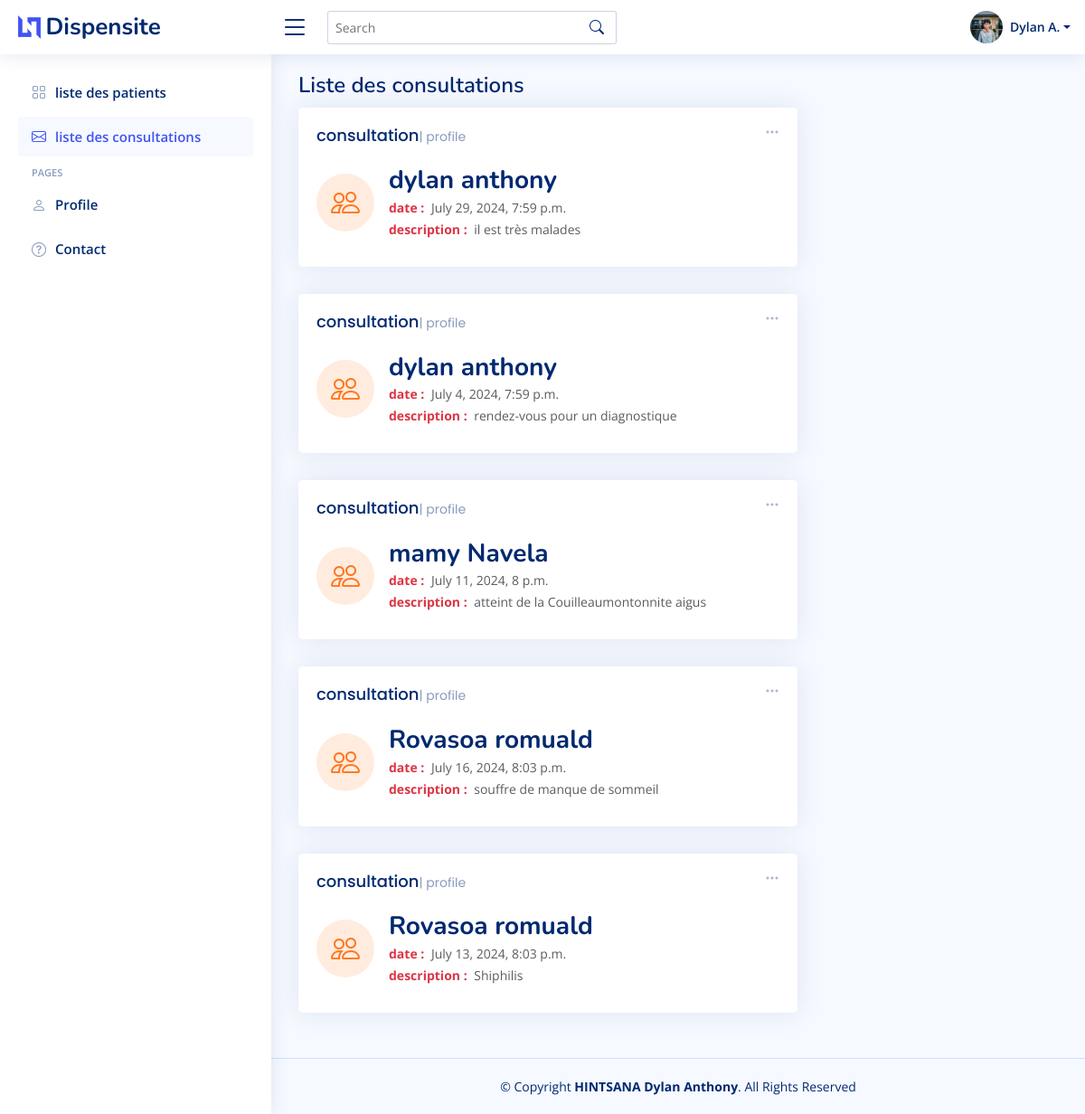
Page /conslist/ on the committed database.
### myapp/models.py (models this page shows)
class consultation(models.Model):
    date = models.DateTimeField(default = datetime.now,blank = True)
    idpatient = models.ForeignKey(patient,on_delete=models.CASCADE)
    description = models.CharField(max_length = 10000)

class patient(models.Model):
    name= models.CharField(max_length =100)
    job= models.CharField(max_length =100)
    contact = models.CharField(max_length = 14,default = "")

### myapp/views.py (the view)
# urls.py: path('conslist/', views.conslist, name='conslist'),
def conslist(request):
    liste = consultation.objects.all()
    if request.method =='POST':
        liste = [i for i in liste if request.POST['rech'] in i.idpatient.name]
    context = {
        'consliste':liste
    }
    return render(request,'consultationliste.html',context)

### templates/consultationliste.html (shortened to what this page needs)
{% load static %}
<!DOCTYPE html>
<html lang="en">
<head>
  <link href="{% static 'assets/vendor/bootstrap/css/bootstrap.min.css' %}" rel="stylesheet">
  <link href="{% static 'assets/vendor/bootstrap-icons/bootstrap-icons.cs' %}s" rel="stylesheet">
  <link href="{% static 'assets/vendor/boxicons/css/boxicons.min.css' %}" rel="stylesheet">
  <link href="{% static 'assets/vendor/quill/quill.snow.css' %}" rel="stylesheet">
  <link href="{% static 'assets/vendor/quill/quill.bubble.css' %}" rel="stylesheet">
  <link href="{% static 'assets/vendor/remixicon/remixicon.css' %}" rel="stylesheet">
  <link href="{% static 'assets/vendor/simple-datatables/style.css' %}" rel="stylesheet">
  <link href="{% static 'assets/css/style.css' %}" rel="stylesheet">
</head>
<body>
  <header id="header" class="header fixed-top d-flex align-items-center">
    <div class="d-flex align-items-center justify-content-between">
      <a href="index.html" class="logo d-flex align-items-center">
        <img src="{% static 'assets/img/logo.png' %}" alt="">
        <span class="d-none d-lg-block">Dispensite</span>
      </a>
      <i class="bi bi-list toggle-sidebar-btn"></i>
    </div>
    <div class="search-bar">
      <form class="search-form d-flex align-items-center" method="POST" action="#">
        <input type="text" name="rech" placeholder="Search" title="Enter search keyword">
        <button type="submit" title="Search"><i class="bi bi-search"></i></button>
      </form>
    </div>
    <nav class="header-nav ms-auto">
      <ul class="d-flex align-items-center">
        <li class="nav-item dropdown pe-3">
          <a class="nav-link nav-profile d-flex align-items-center pe-0" href="#" data-bs-toggle="dropdown">
            <img src="{% static 'assets/img/profil.jpg' %}" alt="Profile" class="rounded-circle">
            <span class="d-none d-md-block dropdown-toggle ps-2">Dylan A.</span>
          </a>
        </li>
      </ul>
    </nav>
  </header>
  <aside id="sidebar" class="sidebar">
    <ul class="sidebar-nav" id="sidebar-nav">
      <li class="nav-item">
        <a class="nav-link collapsed" href="/">
          <i class="bi bi-grid"></i>
          <span>liste des patients</span>
        </a>
      </li>
      <li class="nav-item">
        <a class="nav-link" href="{% url 'conslist' %}">
          <i class="bi bi-envelope"></i>
          <span>liste des consultations</span>
        </a>
      </li>
      <li class="nav-heading">Pages</li>
      <li class="nav-item">
        <a class="nav-link collapsed" href="{% url 'profil' %}">
          <i class="bi bi-person"></i>
          <span>Profile</span>
        </a>
      </li>
      <li class="nav-item">
        <a class="nav-link collapsed" href="{% url 'pages-contact' %}">
          <i class="bi bi-question-circle"></i>
          <span>Contact</span>
        </a>
      </li>
    </ul>
  </aside>
  <main id="main" class="main">
    <div class="pagetitle">
      <h1>Liste des consultations</h1>
    </div>
    <section class="section dashboard">
      <div class="row">
        <div class="col-lg-8">
          <div class="row">
            {% for cons in consliste %}
            <div class="col-xl-12">
              <div class="card info-card customers-card">
                <div class="filter">
                  <a class="icon" href="#" data-bs-toggle="dropdown"><i class="bi bi-three-dots"></i></a>
                </div>
                <div class="card-body">
                  <h5 class="card-title">consultation<span>| profile</span></h5>
                  <div class="d-flex align-items-center">
                    <div class="card-icon rounded-circle d-flex align-items-center justify-content-center">
                      <i class="bi bi-people"></i>
                    </div>
                    <div class="ps-3">
                      <h6>{{cons.idpatient.name}}</h6>
                      <span class="text-danger small pt-1 fw-bold">date : </span> <span class="text-muted small pt-2 ps-1">{{cons.date}}</span><br>
                      <span class="text-danger small pt-1 fw-bold">description : </span> <span class="text-muted small pt-2 ps-1">{{cons.description}}</span>
                    </div>
                  </div>
                </div>
              </div>
            </div>
            {% endfor %}
          </div>
        </div>
      </div>
    </section>
  </main>
  <footer id="footer" class="footer">
    <div class="copyright">
      &copy; Copyright <strong><span>HINTSANA Dylan Anthony</span></strong>. All Rights Reserved
    </div>
  </footer>
</body>
</html>

### static/assets/css/style.css (style rules this page uses)
:root { scroll-behavior: smooth; }
body { font-family: "Open Sans", sans-serif; background: #f6f9ff; color: #444444; }
a { color: #4154f1; text-decoration: none; }
h1, h2, h3, h4, h5, h6 { font-family: "Nunito", sans-serif; }
#main { margin-top: 60px; padding: 20px 30px; transition: all 0.3s; }
.pagetitle { margin-bottom: 10px; }
.pagetitle h1 { font-size: 24px; margin-bottom: 0; font-weight: 600; color: #012970; }
.card { margin-bottom: 30px; border: none; border-radius: 5px; box-shadow: 0px 0 30px rgba(1, 41, 112, 0.1); }
.card-title { padding: 20px 0 15px 0; font-size: 18px; font-weight: 500; color: #012970; font-family: "Poppins", sans-serif; }
.card-title span { color: #899bbd; font-size: 14px; font-weight: 400; }
.card-body { padding: 0 20px 20px 20px; }
.logo { line-height: 1; }
@media (min-width: 1200px) { .logo { width: 280px; } }
.logo img { max-height: 26px; margin-right: 6px; }
.logo span { font-size: 26px; font-weight: 700; color: #012970; font-family: "Nunito", sans-serif; }
.header { transition: all 0.5s; z-index: 997; height: 60px; box-shadow: 0px 2px 20px rgba(1, 41, 112, 0.1); background-color: #fff; padding-left: 20px; }
.header .toggle-sidebar-btn { font-size: 32px; padding-left: 10px; cursor: pointer; color: #012970; }
.header .search-bar { min-width: 360px; padding: 0 20px; }
.header .search-form { width: 100%; }
.header .search-form input { border: 0; font-size: 14px; color: #012970; border: 1px solid rgba(1, 41, 112, 0.2); padding: 7px 38px 7px 8px; border-radius: 3px; transition: 0.3s; width: 100%; }
.header .search-form button { border: 0; padding: 0; margin-left: -30px; background: none; }
.header .search-form button i { color: #012970; }
.header-nav ul { list-style: none; }
.header-nav>ul { margin: 0; padding: 0; }
.header-nav .nav-profile { color: #012970; }
.header-nav .nav-profile img { max-height: 36px; }
.header-nav .nav-profile span { font-size: 14px; font-weight: 600; }
.sidebar { position: fixed; top: 60px; left: 0; bottom: 0; width: 300px; z-index: 996; transition: all 0.3s; padding: 20px; overflow-y: auto; scrollbar-width: thin; scrollbar-color: #aab7cf transparent; box-shadow: 0px 0px 20px rgba(1, 41, 112, 0.1); background-color: #fff; }
@media (min-width: 1200px) { #main, #footer { margin-left: 300px; } }
.sidebar-nav { padding: 0; margin: 0; list-style: none; }
.sidebar-nav li { padding: 0; margin: 0; list-style: none; }
.sidebar-nav .nav-item { margin-bottom: 5px; }
.sidebar-nav .nav-heading { font-size: 11px; text-transform: uppercase; color: #899bbd; font-weight: 600; margin: 10px 0 5px 15px; }
.sidebar-nav .nav-link { display: flex; align-items: center; font-size: 15px; font-weight: 600; color: #4154f1; transition: 0.3; background: #f6f9ff; padding: 10px 15px; border-radius: 4px; }
.sidebar-nav .nav-link i { font-size: 16px; margin-right: 10px; color: #4154f1; }
.sidebar-nav .nav-link.collapsed { color: #012970; background: #fff; }
.sidebar-nav .nav-link.collapsed i { color: #899bbd; }
.dashboard .filter { position: absolute; right: 0px; top: 15px; }
.dashboard .filter .icon { color: #aab7cf; padding-right: 20px; padding-bottom: 5px; transition: 0.3s; font-size: 16px; }
.dashboard .info-card { padding-bottom: 10px; }
.dashboard .info-card h6 { font-size: 28px; color: #012970; font-weight: 700; margin: 0; padding: 0; }
.dashboard .card-icon { font-size: 32px; line-height: 0; width: 64px; height: 64px; flex-shrink: 0; flex-grow: 0; }
.dashboard .customers-card .card-icon { color: #ff771d; background: #ffecdf; }
.footer { padding: 20px 0; font-size: 14px; transition: all 0.3s; border-top: 1px solid #cddfff; }
.footer .copyright { text-align: center; color: #012970; }

### rows in the picture
consultation: idpatient.name "dylan anthony", date "July 29, 2024, 7:59 p.m.", description "il est très malades"
consultation: idpatient.name "dylan anthony", date "July 4, 2024, 7:59 p.m.", description "rendez-vous pour un diagnostique"
consultation: idpatient.name "mamy Navela", date "July 11, 2024, 8 p.m.", description "atteint de la Couilleaumontonnite aigus"
consultation: idpatient.name "Rovasoa romuald", date "July 16, 2024, 8:03 p.m.", description "souffre de manque de sommeil"
consultation: idpatient.name "Rovasoa romuald", date "July 13, 2024, 8:03 p.m.", description "Shiphilis"
